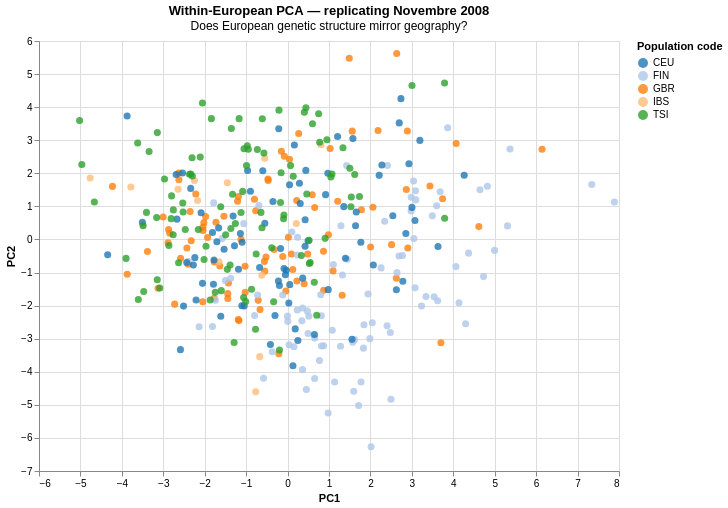

Notebook code for this chart:
### Code cell
# Creating PCA Chart

df_eur = df_eur.copy()
df_eur['PC1'] = eur_coords[:, 0]
df_eur['PC2'] = eur_coords[:, 1]

chart_eur = alt.Chart(df_eur).mark_circle(size=50, opacity=0.8).encode(
    x='PC1:Q', y='PC2:Q',
    color=alt.Color('Population code:N',
        scale=alt.Scale(scheme='category20')),
    tooltip=['Sample:N', 'Population name:N']
).properties(
    title={'text': 'Within-European PCA — replicating Novembre 2008',
           'subtitle': 'Does European genetic structure mirror geography?'},
    width=580, height=430).interactive()

chart_eur.save('/Users/tim/bioinformatics-portfolio/01b-genes-and-geography/results/figures/pca_european_only.html')

### Figure 1 — Vega-Lite specification as saved in the notebook (floating-point values rounded to 4 significant figures; data arrays with more than 128 entries replaced by an {"elided": "..."} marker saying what was removed)
{"config": {"view": {"continuousWidth": 300, "continuousHeight": 300}}, "data": {"name": "data-f85a703e2a1a83b07fca471cff033f06"}, "mark": {"type": "circle", "opacity": 0.8, "size": 50}, "encoding": {"color": {"field": "Population code", "scale": {"scheme": "category20"}, "type": "nominal"}, "tooltip": [{"field": "Sample", "type": "nominal"}, {"field": "Population name", "type": "nominal"}], "x": {"field": "PC1", "type": "quantitative"}, "y": {"field": "PC2", "type": "quantitative"}}, "height": 430, "params": [{"name": "param_1e9efca18e7a2868", "select": {"type": "interval", "encodings": ["x", "y"]}, "bind": "scales"}], "title": {"text": "Within-European PCA — replicating Novembre 2008", "subtitle": "Does European genetic structure mirror geography?"}, "width": 580, "$schema": "https://vega.github.io/schema/vega-lite/v6.4.1.json", "datasets": {"data-f85a703e2a1a83b07fca471cff033f06": {"elided": "379 records"}}}
